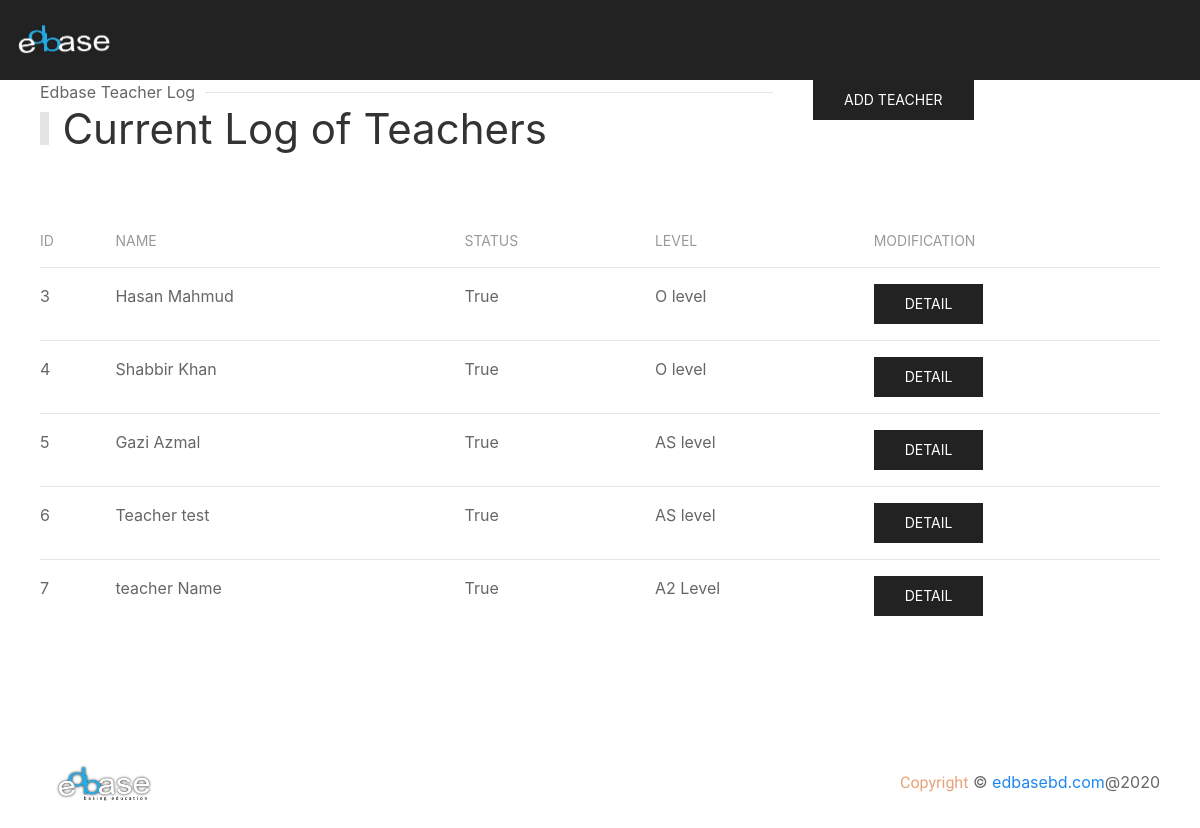
The page /teacherlist/ on the database as committed earlier.
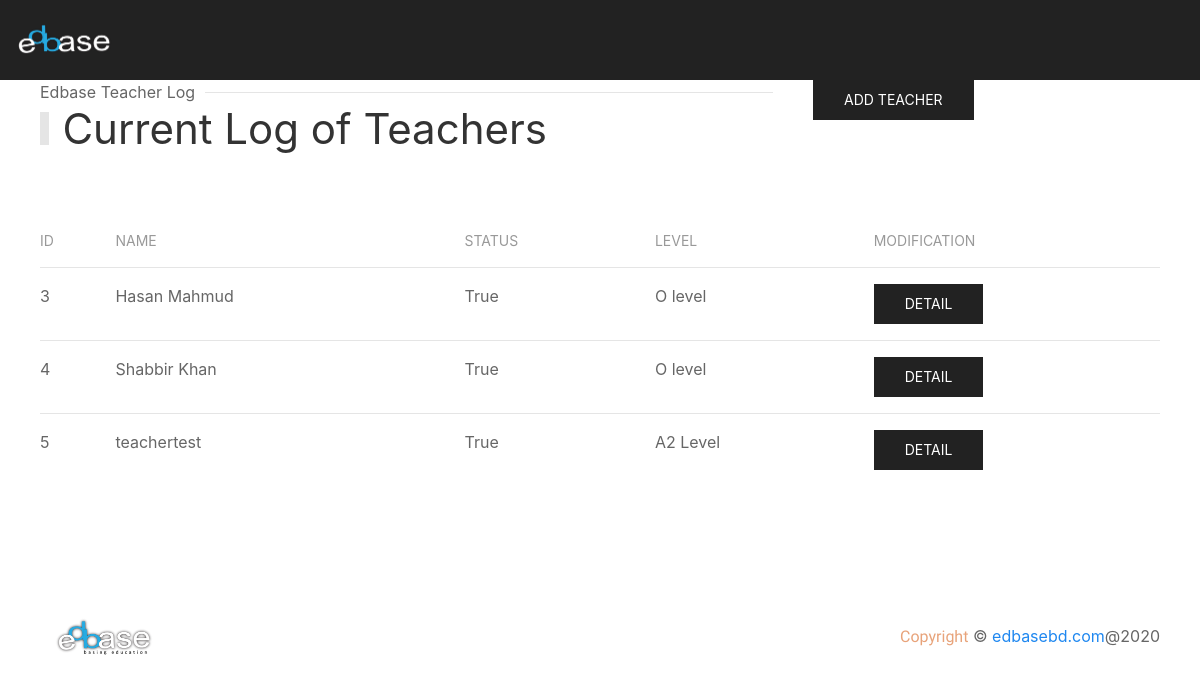
The same page on the database as committed later.
### applicant/models.py (models this page shows, shortened)
class EdbaseTeacherSubject(models.Model):
    teacher = models.ForeignKey(EdbaseTeacher, related_name='edbaseteacher', on_delete=models.CASCADE)
    location = models.ForeignKey(EdbaseLocation, related_name='edbaselocation', on_delete=models.CASCADE)
    board = models.ForeignKey(EdbaseBoard, related_name='edbaseboard', on_delete=models.CASCADE)
    qualification = models.ForeignKey(EdbaseQualification, related_name='edbasequalification', on_delete=models.CASCADE)
    subject = models.ForeignKey(EdbaseSubject, related_name='edbasesubject', on_delete=models.CASCADE)

class EdbaseTeacher(models.Model):
    user = models.OneToOneField(User, on_delete=models.CASCADE)
    name = models.CharField(max_length=128, null=True, blank=True)
    status = models.BooleanField(default=True, null=True, blank=True)
    createt_at = models.DateTimeField(auto_now_add=True, null=True, blank=True)

class EdbaseQualification(models.Model):
    level = models.CharField(max_length=128, null=True, blank=True)
    created_at = models.DateTimeField(auto_now_add=True, null=True, blank=True)

### applicant/views.py (the view)
# urls.py: path('teacherlist/', views.teacherlist, name='teacherlist'),
def teacherlist(request):
    teachers = EdbaseTeacherSubject.objects.all()
    return render(request, 'teachersNew.html', {'teachers': teachers})

### applicant/templates/teachersNew.html (shortened to what this page needs)
{% extends 'base.html' %}
{% load static %}
{% block content %}
    <section class="main-section">
        <section class="main-section">
            <div class="admin-section-top">
                <div>
                    <div class="uk-section-secondary uk-preserve-color">
                        <div uk-sticky="animation: uk-animation-slide-top; sel-target: .uk-navbar-container; cls-active: uk-navbar-sticky; cls-inactive: uk-navbar-transparent uk-dark; top: 200">
                            <nav class="uk-navbar-container" uk-navbar="mode: click;">
                                <div class="uk-navbar-left">
                                    <a class="uk-navbar-item uk-logo logo-size" href="/"><img src="/static/img/edbase_footer.png" alt="edbase"></a>
                                </div>
                            </nav>
                        </div>
                    </div>
                </div>
            </div>
        </section>
    </section>
    <section id="student-list">
        <div class="uk-container">
            <div uk-grid>
                <div class="uk-width-2-3@m">
                    <div class="head">
                        <h1 class="uk-heading-bullet">Current Log of Teachers</h1>
                        <p class="uk-heading-line"><span>Edbase Teacher Log</span></p>
                    </div>
                </div>
                <div class="uk-width-expand@m">
                    <a href="{% url 'addteachernext' %}" class="uk-button uk-button-secondary">Add Teacher</a>
                </div>
            </div>
            <div class="uk-child-width-1@m" uk-grid>
                <div class="uk-margin-large">
                    <table class="uk-table uk-table-justify uk-table-hover uk-table-divider">
                        <thead>
                            <tr>
                                <th>id</th>
                                <th>Name</th>
                                <th>Status</th>
                                <th>Level</th>
                                <th>Modification</th>
                            </tr>
                        </thead>
                        <tbody>
                            {% for teacher in teachers %}
                            <tr>
                                <td>{{ teacher.teacher.id }}</td>
                                <td>{{ teacher.teacher.name }}</td>
                                <td>{{ teacher.teacher.status }}</td>
                                <td>{{ teacher.qualification.level }}</td>
                                <td class="uk-flex">
                                    <a href="{% url 'teachernextdetail' teacher.id %}" class="uk-button uk-button-secondary">Detail</a>
                                </td>
                            </tr>
                            {% endfor %}
                        </tbody>
                    </table>
                </div>
            </div>
        </div>
    </section>
    <section id="footer">
        <div class="uk-padding">
            <div class="uk-flex uk-flex-wrap uk-flex-wrap-around uk-flex-between uk-flex-middle">
                <a class="uk-navbar-item uk-logo logo-size" href="/"><img src="/static/img/edbase.png" alt="zeros"></a>
                <p class="uk-text-center"> <span class="zeros-sub-head copy">Copyright</span>  © <a href="/">edbasebd.com</a>@2020</p>
            </div>
        </div>
    </section>
{% endblock %}

### applicant/templates/base.html (shortened to what this page needs)
{% load static %}
<!DOCTYPE html>
<html>
<head>
    <link rel="stylesheet" href="{% static 'css/uikit.css' %}" type="text/css" />
    <link rel="stylesheet" href="{% static 'css/main.css' %}" type="text/css" />
    <link rel="stylesheet" href="https://stackpath.bootstrapcdn.com/font-awesome/4.7.0/css/font-awesome.min.css">
</head>
<body>
    {% block content %}
    {% endblock %}
</body>
</html>

### static/css/main.css (style rules this page uses)
p { margin: 0; }
.main-section { position: relative; }
.zeros-sub-head { font-family: 'Dancing Script', cursive; font-size: 2.3rem; color:#5a3a68; }
.logo-size { width: 128px; }
.copy { font-size: 1rem; color: #e8a37a; }
.admin-section-top { height: 10vh; }
.head { display: flex; flex-direction: column-reverse; }

Rows that differ between the two databases and show on the page:
removed EdbaseTeacherSubject: teacher.id "6", teacher.name "Teacher test", teacher.status "True", qualification.level "AS level"
removed EdbaseTeacherSubject: teacher.id "7", teacher.name "teacher Name", teacher.status "True", qualification.level "A2 Level"
changed EdbaseTeacherSubject: teacher.name "Gazi Azmal" → "teachertest"; qualification.level "AS level" → "A2 Level"
